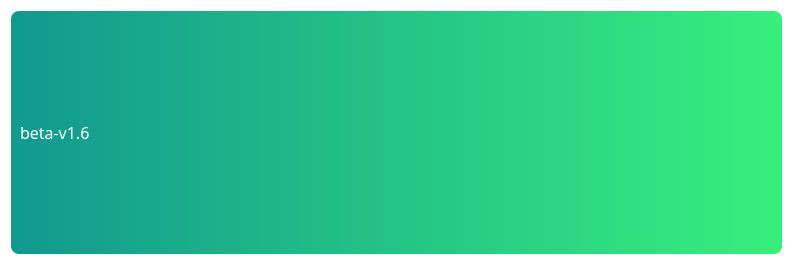
<?xml version="1.0" encoding="UTF-8"?>
<ui version="4.0">
 <class>noticeWidget</class>
 <widget class="QWidget" name="noticeWidget">
  <property name="geometry">
   <rect>
    <x>0</x>
    <y>0</y>
    <width>793</width>
    <height>265</height>
   </rect>
  </property>
  <property name="windowTitle">
   <string>Form</string>
  </property>
  <property name="styleSheet">
   <string notr="true">background-color:rgba(255,255,255,0);
border-radius:8px;
border:0px solid black;</string>
  </property>
  <layout class="QVBoxLayout" name="verticalLayout">
   <item>
    <widget class="QWidget" name="widget" native="true">
     <property name="styleSheet">
      <string notr="true">background-color:qlineargradient(x1:0,y1:1,x1:1,y1:0,stop:0 #38ef7d, stop:1 #11998e);
border-radius:8px;
border:0px solid black;
color: rgb(255, 255, 255);</string>
     </property>
     <layout class="QVBoxLayout" name="verticalLayout_2">
      <property name="topMargin">
       <number>0</number>
      </property>
      <property name="bottomMargin">
       <number>20</number>
      </property>
      <item>
       <widget class="QLabel" name="label">
        <property name="sizePolicy">
         <sizepolicy hsizetype="Expanding" vsizetype="Expanding">
          <horstretch>0</horstretch>
          <verstretch>0</verstretch>
         </sizepolicy>
        </property>
        <property name="minimumSize">
         <size>
          <width>0</width>
          <height>70</height>
         </size>
        </property>
        <property name="maximumSize">
         <size>
          <width>16777215</width>
          <height>50</height>
         </size>
        </property>
        <property name="font">
         <font>
          <family>LXGW WenKai Lite</family>
          <pointsize>12</pointsize>
          <bold>false</bold>
         </font>
        </property>
        <property name="styleSheet">
         <string notr="true">/*background-color:qlineargradient(x1:0,y1:1,x1:1,y1:0,stop:0 #38ef7d, stop:1 #11998e);*/
border-radius:8px;
border:0px solid black;
color: rgb(255, 255, 255);
background-color: rgba(255, 255, 255, 0);</string>
        </property>
        <property name="text">
         <string>beta-v1.6</string>
        </property>
       </widget>
      </item>
     </layout>
    </widget>
   </item>
  </layout>
 </widget>
 <resources/>
 <connections/>
</ui>
